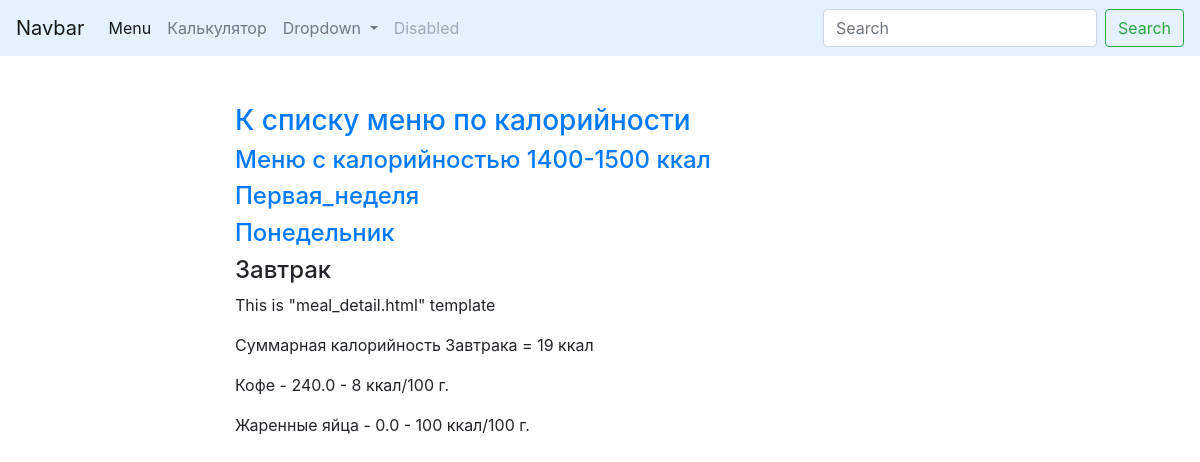
The app's page /menu/1/1/1/1 with its own data.
### menu/models.py (models this page shows, shortened)
class Menu(models.Model):
	menu_name = models.CharField(max_length=50)
	min_calories = models.IntegerField()
	max_calories = models.IntegerField()

class Week(models.Model):
	menu = models.ForeignKey('Menu', on_delete=models.SET_NULL, blank=True, null=True)
	week_number = models.SlugField(allow_unicode=True)

class Day(models.Model):
	week = models.ForeignKey('Week', on_delete=models.SET_NULL, blank=True, null=True)
	day_name = models.CharField(max_length=15)

class Meal(models.Model):
	meal_name = models.CharField(max_length=15)
	day = models.ForeignKey('Day', on_delete=models.SET_NULL, blank=True, null=True)

class Dish(models.Model):
	dish_name = models.CharField(max_length=100)
	ingredients = models.TextField(default=None)
	meals = models.ManyToManyField(Meal)
	calories_per_hundred = models.PositiveIntegerField()
	weight = models.FloatField(default=0)

### menu/views.py (the view)
# urls.py: path('menu/<int:menu_id>/<int:week_id>/<int:day_id>/<int:meal_id>', get_dish_list, name='dish_list'),
def get_dish_list(request, menu_id, week_id, day_id, meal_id):
	dishes = Dish.objects.filter(meals__id=meal_id)
	total = Dish.objects.filter(
		meals__id=meal_id).annotate(
		calorie_content=ExpressionWrapper(
			F('weight')/100 * F('calories_per_hundred'), output_field=PositiveIntegerField())).aggregate(
		total=Sum('calorie_content'))['total']
	meal = Meal.objects.get(pk=meal_id)
	day = Day.objects.get(pk=day_id)
	week = Week.objects.get(pk=week_id)
	menu = Menu.objects.get(pk=menu_id)
	context = {
		'dishes': dishes,
		'meal': meal,
		'day': day,
		'week': week,
		'menu': menu,
		'total': total,
	}
	return render(request, template_name='menu/dish_list.html', context=context)

### menu/templates/menu/dish_list.html
{% extends 'menu/base_list.html' %}
{% block content %}
	<h3><a href="{% url 'menu:menu_list' %}">К списку меню по калорийности</a></h3>
	<h4><a href="{% url 'menu:week_list' menu.id %}">Меню с калорийностью 	{{menu.min_calories}}-{{menu.max_calories}} ккал</a></h4>
	<h4><a href="{% url 'menu:day_list' week.id day.id %}">{{ week.week_number }}</a></h4>
	<h4><a href="{% url 'menu:meal_list' menu.id week.id day.id %}">{{ day.day_name }}</a></h4>
	<h4>{{ meal.meal_name }}</h4>
	<p>This is "meal_detail.html" template</p>
	<p>Суммарная калорийность {{ meal.meal_name }}а = {{ total }} ккал</p>
	{% for dish in dishes %}
		<p>{{ dish.dish_name }} - {{ dish.weight }} - {{ dish.calories_per_hundred }} ккал/100 г.</p>
	{% endfor %}
{% endblock %}

### records on screen
Menu: min_calories "1400", max_calories "1500"
Week: week_number "Первая_неделя"
Day: day_name "Понедельник"
Meal: meal_name "Завтрак"
Dish: dish_name "Кофе", weight "240.0", calories_per_hundred "8"
Dish: dish_name "Жаренные яйца", weight "0.0", calories_per_hundred "100"

### other values on screen
{{ total }} "19"
